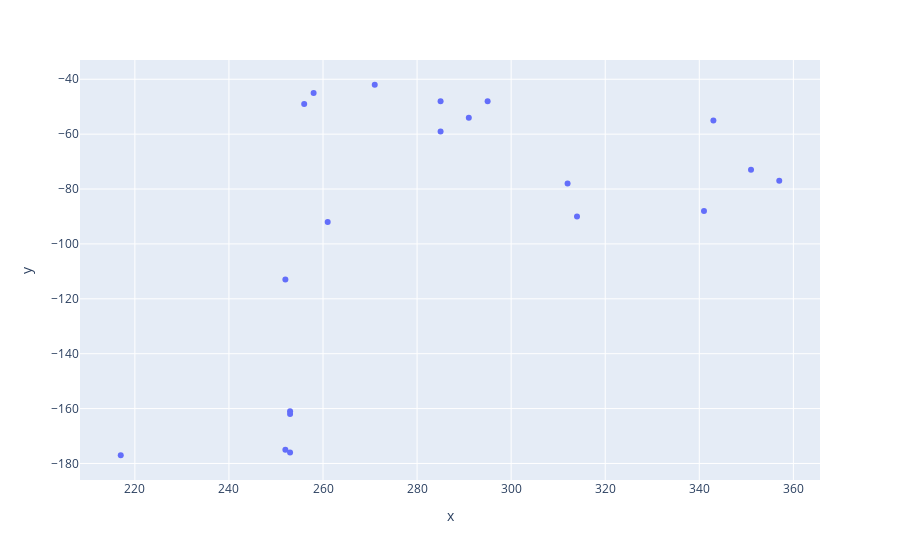

Notebook source saved alongside this figure:
### Code cell
df = {
    "x": kpts[:, 0],
    "y": -kpts[:, 1],
    "id": np.arange(kpts.shape[0]),
}
px.scatter(df, x="x", y="y", hover_data=["id"])

### Figure 1 — Plotly figure (JSON) as saved in the notebook; plotly's stock layout.template omitted (floating-point values rounded to 4 significant figures)
{"data": [{"customdata": [[0], [1], [2], [3], [4], [5], [6], [7], [8], [9], [10], [11], [12], [13], [14], [15], [16], [17], [18], [19]], "hovertemplate": "x=%{x}<br>y=%{y}<br>id=%{customdata[0]}<extra></extra>", "legendgroup": "", "marker": {"color": "#636efa", "symbol": "circle"}, "mode": "markers", "name": "", "orientation": "v", "showlegend": false, "type": "scatter", "x": [314, 217, 312, 291, 357, 271, 351, 253, 258, 253, 341, 261, 285, 252, 285, 252, 253, 295, 256, 343], "xaxis": "x", "y": [-90, -177, -78, -54, -77, -42, -73, -161, -45, -162, -88, -92, -48, -175, -59, -113, -176, -48, -49, -55], "yaxis": "y"}], "layout": {"legend": {"tracegroupgap": 0}, "margin": {"t": 60}, "xaxis": {"anchor": "y", "domain": [0, 1], "title": {"text": "x"}}, "yaxis": {"anchor": "x", "domain": [0, 1], "title": {"text": "y"}}}}
